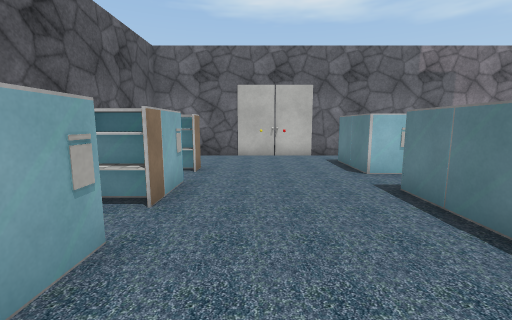
View 1 (above)

17 first-person views from a walk through a scene from a Unity 3-D project. The camera is 1.3 m above the floor, tilts 8° down and sees 90° across. The floor is counted in squares, 1 m on a side. Each view is taken from the middle of a square. On the plan, view 1 faces up. The plan holds only what a view shows up to about 13 squares ahead; the rest is blank. The place goes on beyond the plan. The player is left out. Some surface patterns are stand-ins.

View 2
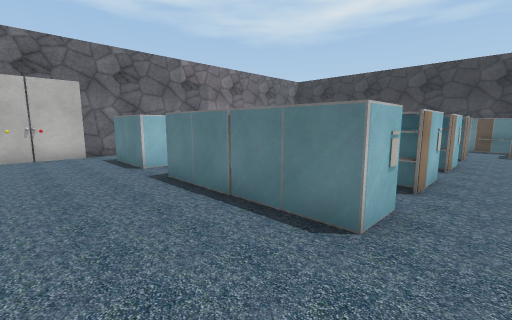

View 3
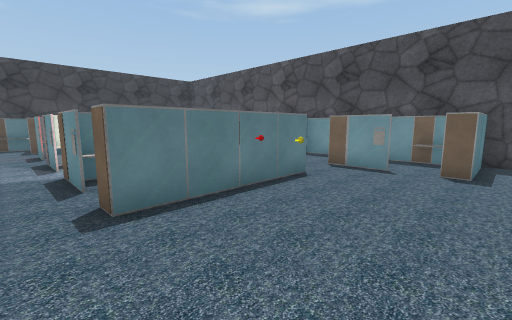

View 4
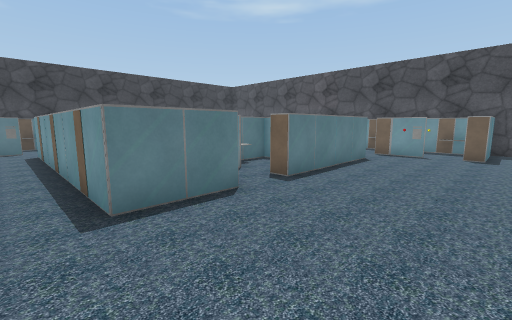

View 5
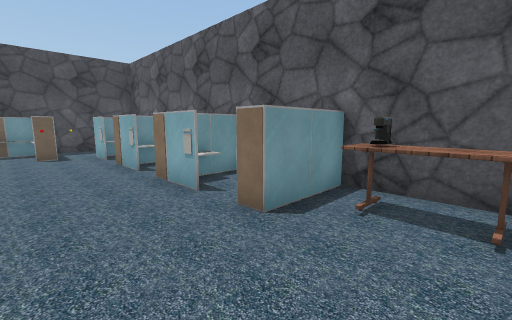

View 6
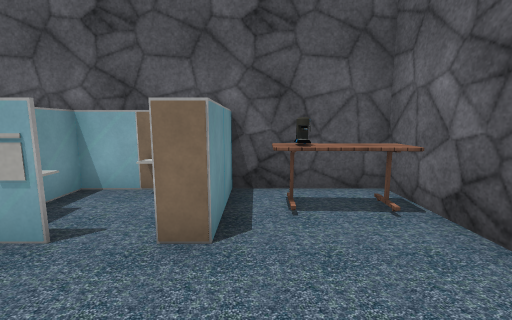

View 7
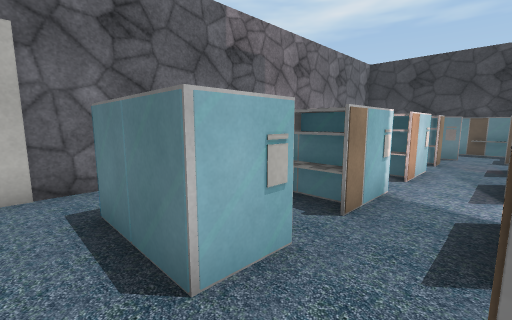

View 8
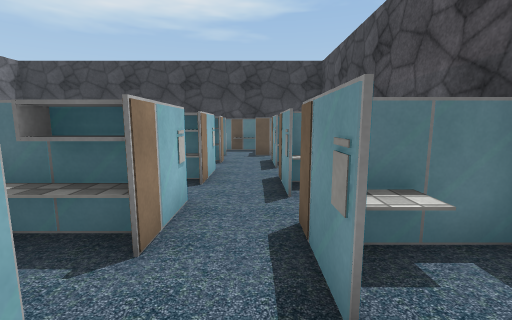

View 9
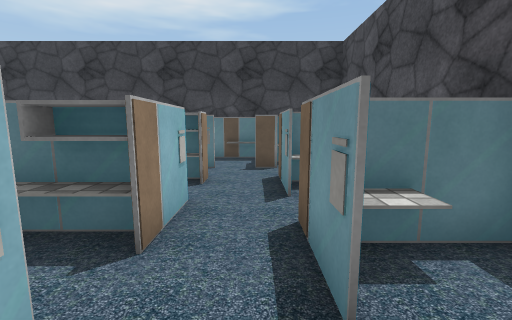

View 10
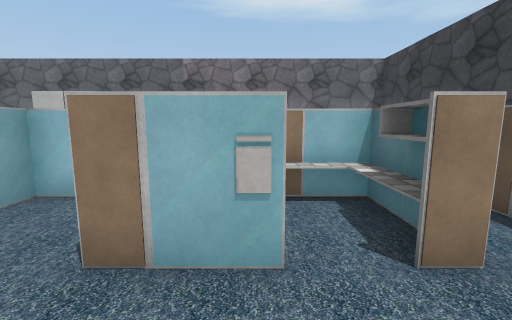

View 11
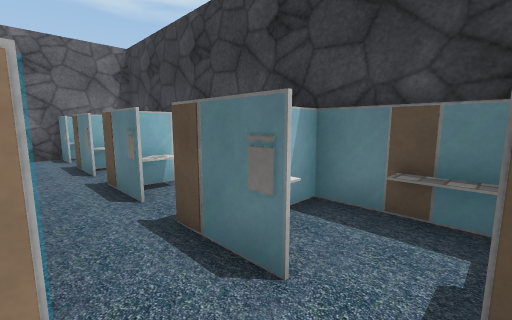

View 12
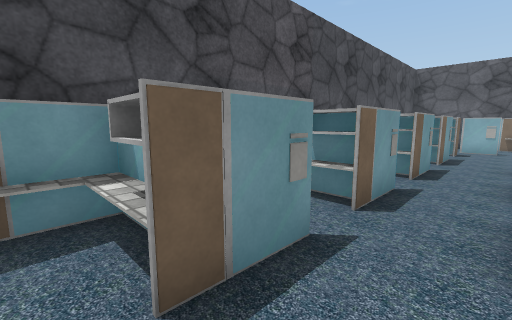

View 13
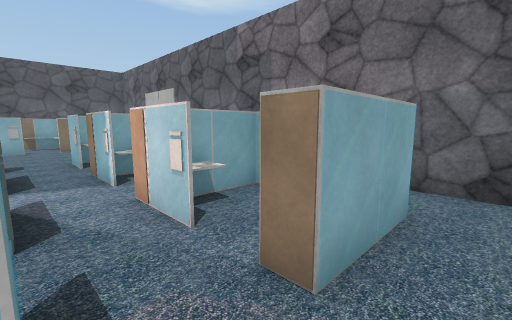

View 14
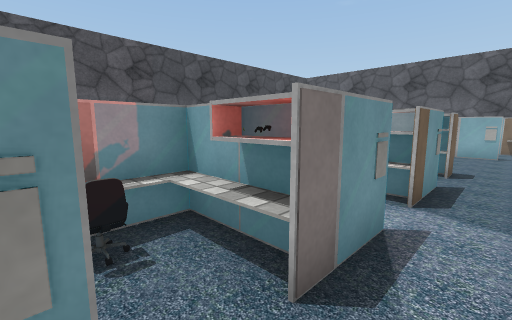

View 15
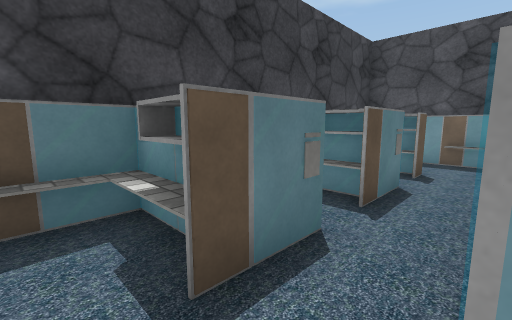

View 16
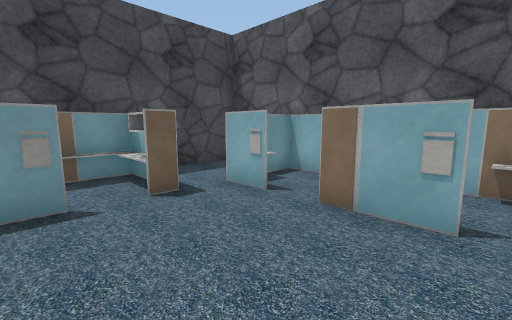

View 17
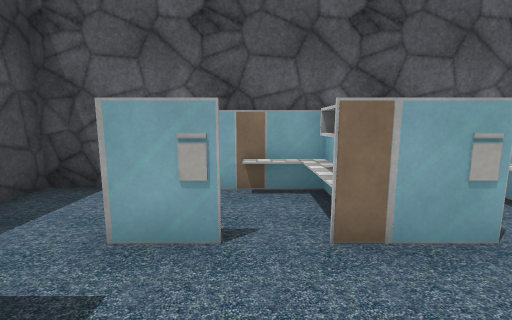

### Floor plan
Key: @ floor where view 1 was taken; # wall or solid block; . floor; = window, fence, low wall or low ledge; ^ raised ledge; T table; C chair; O other object.
Columns run from 4 left of view 1 to 16 right of it. Each row starts with its distance up from view 1.
 11 #########       ##OO
 10 #T................OO#
  9 #T.....OOOOOOOOOO...#
  8 #T.....O     O..O.O #
  7 OOO....OOOOO.OO.O.O #
  6 #.................=.#
  5 #OO....O.OO.O#.=^.OO#
  4 OOO....O.OO  #.. .OO#
  3 #......O     #C==.= #
  2 # O....O       OO.OO#
  1 OOO....O O ..  .O.OO#
  0 #...@..OO.OO.OO.O.O.#
 -1 #OO...............OOO
 -2 #OO.O.OO.OO.OO.OO.O #
 -3 #...O.  .O  OO  O..
 -4 ####OOOOOOOO OO OOOO

Where each view was taken, in squares from view 1:
view 1: 0 up, 0 right, facing up
view 2: 1 down, 0 right, facing up-right
view 3: 6 up, 1 left, facing down-right
view 4: 10 up, 1 left, facing down-right
view 5: 10 up, 1 right, facing down-left
view 6: 8 up, 1 right, facing left
view 7: 5 up, 2 right, facing up-right
view 8: 1 down, 3 right, facing right
view 9: 1 down, 6 right, facing right
view 10: 2 down, 10 right, facing up
view 11: 1 down, 12 right, facing up-right
view 12: 0 up, 13 right, facing down-left
view 13: 5 up, 13 right, facing up-left
view 14: 6 up, 11 right, facing down-left
view 15: 6 up, 12 right, facing down-right
view 16: 3 up, 2 right, facing down-left
view 17: 0 up, 1 right, facing left
